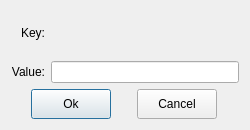
<?xml version="1.0" encoding="UTF-8"?>
<ui version="4.0">
 <class>QNewItemDialog</class>
 <widget class="QDialog" name="QNewItemDialog">
  <property name="geometry">
   <rect>
    <x>0</x>
    <y>0</y>
    <width>250</width>
    <height>130</height>
   </rect>
  </property>
  <property name="minimumSize">
   <size>
    <width>250</width>
    <height>130</height>
   </size>
  </property>
  <property name="maximumSize">
   <size>
    <width>250</width>
    <height>130</height>
   </size>
  </property>
  <property name="windowTitle">
   <string>New Item</string>
  </property>
  <layout class="QVBoxLayout" name="verticalLayout">
   <item>
    <layout class="QGridLayout" name="gridLayout">
     <item row="0" column="0">
      <widget class="QLabel" name="label">
       <property name="text">
        <string>Key:</string>
       </property>
       <property name="alignment">
        <set>Qt::AlignRight|Qt::AlignTrailing|Qt::AlignVCenter</set>
       </property>
      </widget>
     </item>
     <item row="1" column="0">
      <widget class="QLabel" name="label_2">
       <property name="text">
        <string>Value:</string>
       </property>
       <property name="alignment">
        <set>Qt::AlignRight|Qt::AlignTrailing|Qt::AlignVCenter</set>
       </property>
      </widget>
     </item>
     <item row="1" column="1">
      <widget class="QLineEdit" name="lineEdit"/>
     </item>
    </layout>
   </item>
   <item>
    <layout class="QHBoxLayout" name="horizontalLayout_2">
     <item>
      <widget class="QPushButton" name="okBtn">
       <property name="minimumSize">
        <size>
         <width>80</width>
         <height>30</height>
        </size>
       </property>
       <property name="maximumSize">
        <size>
         <width>80</width>
         <height>30</height>
        </size>
       </property>
       <property name="text">
        <string>Ok</string>
       </property>
      </widget>
     </item>
     <item>
      <widget class="QPushButton" name="cancelBtn">
       <property name="minimumSize">
        <size>
         <width>80</width>
         <height>30</height>
        </size>
       </property>
       <property name="maximumSize">
        <size>
         <width>80</width>
         <height>30</height>
        </size>
       </property>
       <property name="text">
        <string>Cancel</string>
       </property>
      </widget>
     </item>
    </layout>
   </item>
  </layout>
 </widget>
 <resources/>
 <connections/>
</ui>
